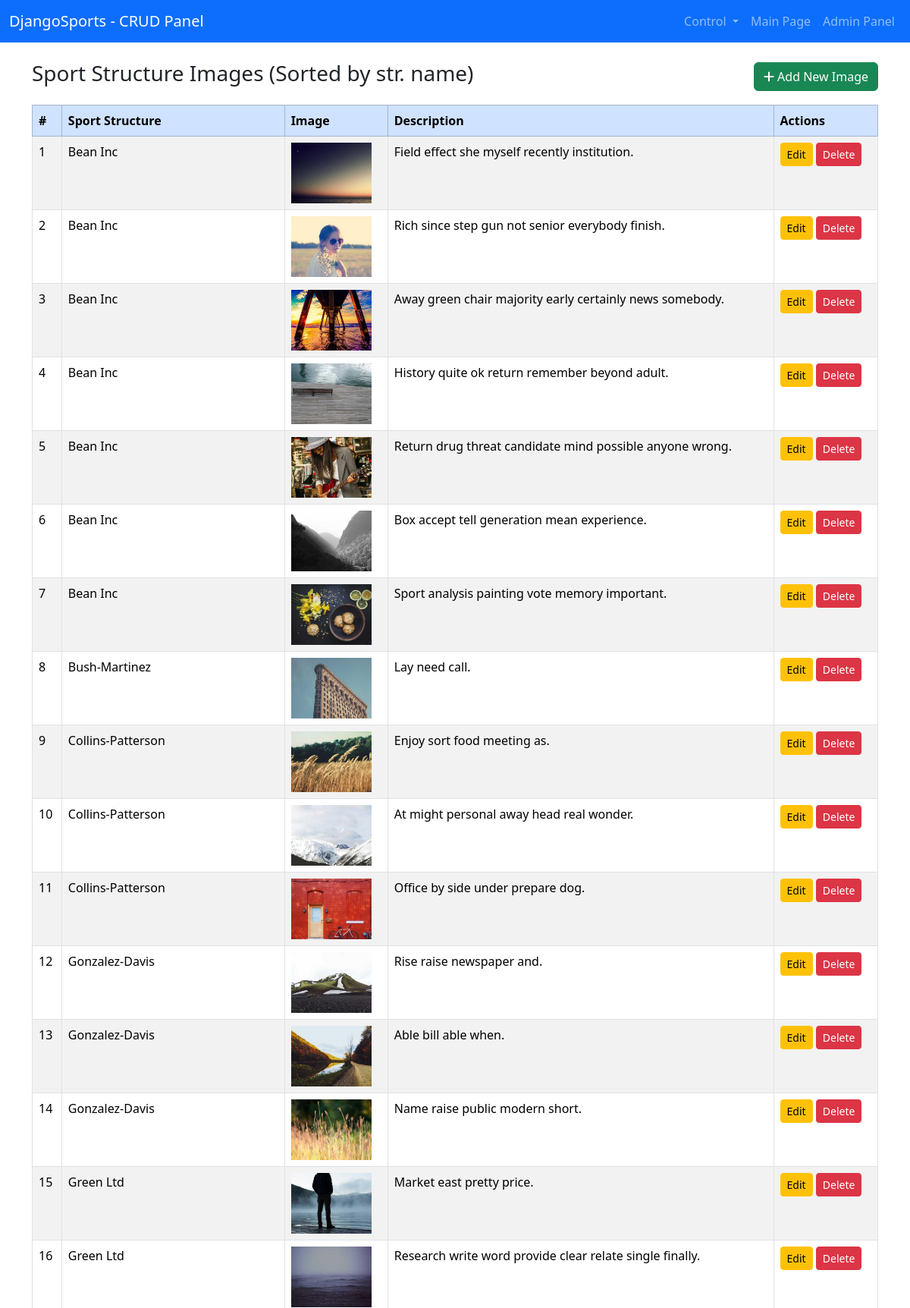
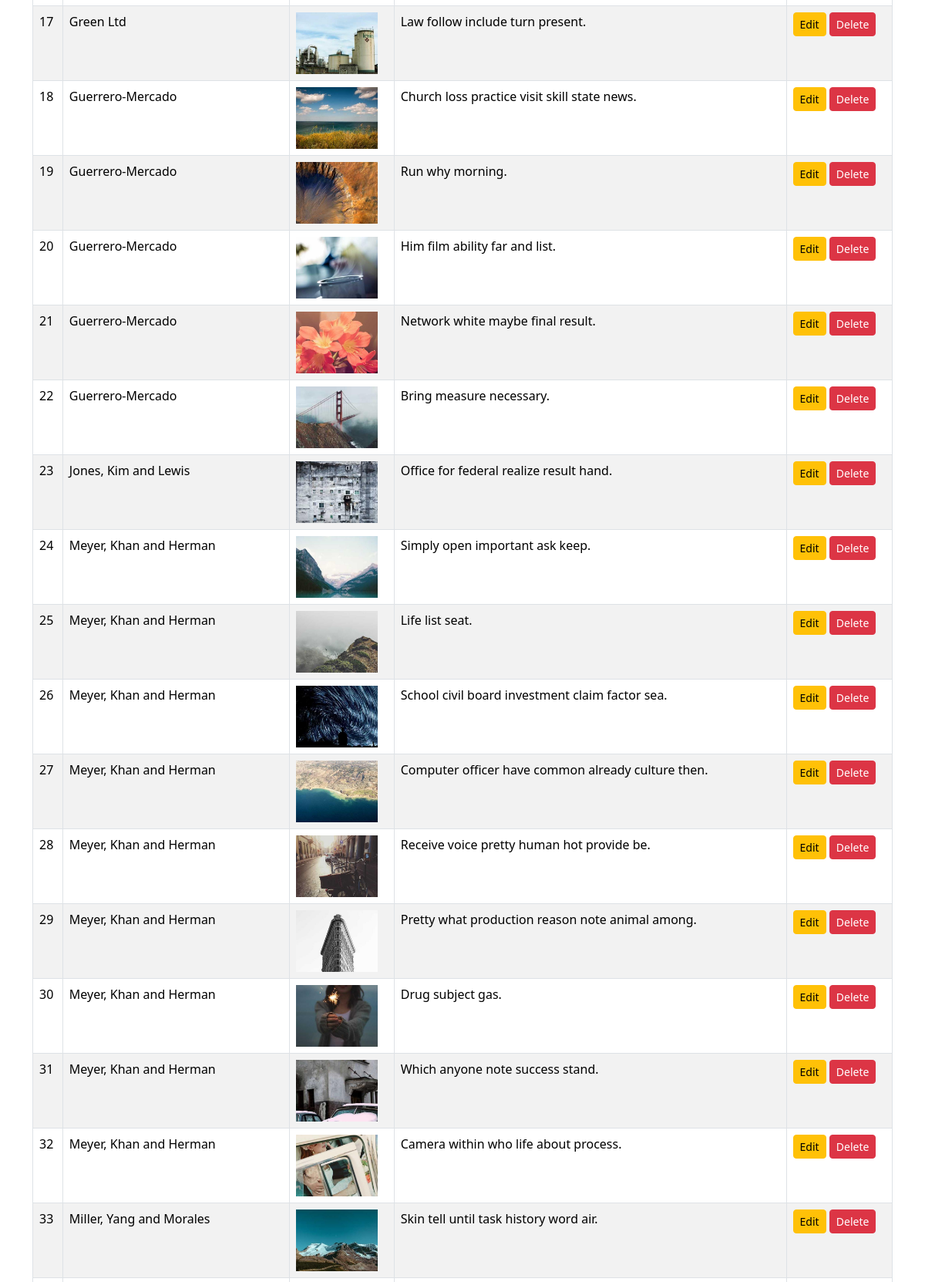
The app's page /images/ (signed in, upper part) with its own data (2 pictures, top to bottom).
### djangoSportApp/models.py (models this page shows, shortened)
class SportStructureImage(models.Model):
    sport_structure = models.ForeignKey(SportStructure, on_delete=models.CASCADE, related_name='images')
    image = models.ImageField(upload_to='sport_structure_images/')
    description = models.TextField(blank=True, null=True)  # Optional image description

class SportStructure(models.Model):
    name = models.CharField(max_length=255)
    description = models.TextField()
    rating = models.FloatField(default=0)  # Average rating (updated separately)
    category = models.ForeignKey('Category', on_delete=models.SET_NULL, null=True, related_name='structures')
    address = models.CharField(max_length=255)
    tags = models.ManyToManyField('Tag', related_name='structures')

### djangoSportApp/views.py (the view)
# urls.py: path('images/', views.image_list, name='image_list'),
@permission_required('djangoSportApp.view_sportstructureimage', raise_exception=True)
def image_list(request):
    images = SportStructureImage.objects.all()
    images = images.order_by('sport_structure__name')
    return render(request, 'crud/image_list.html', {'images': images})

### templates/crud/image_list.html (shortened to what this page needs)
{% extends 'crud/crud-base.html' %}
{% block crud_content %}
        <div class="d-flex justify-content-between align-items-center mb-3">
            <h3>Sport Structure Images (Sorted by str. name)</h3>
            <a href="{% url 'image_create' %}" class="btn btn-success"><i class="fas fa-plus"></i> Add New Image</a>
        </div>
        <table class="table table-striped table-bordered">
            <thead class="table-primary">
            <tr>
                <th>#</th>
                <th>Sport Structure</th>
                <th>Image</th>
                <th>Description</th>
                <th>Actions</th>
            </tr>
            </thead>
            <tbody>
            {% for image in images %}
                <tr>
                    <td>{{ forloop.counter }}</td>
                    <td>{{ image.sport_structure.name }}</td>
                    <td>
                        <img src="{{ image.image.url }}" alt="Image" style="height: 80px;">
                    </td>
                    <td>{{ image.description }}</td>
                    <td>
                        <a href="{% url 'image_update' image.id %}" class="btn btn-warning btn-sm">Edit</a>
                        <a href="{% url 'image_delete' image.id %}" class="btn btn-danger btn-sm">Delete</a>
                    </td>
                </tr>
            {% endfor %}
            </tbody>
        </table>
{% endblock %}

### records on screen
SportStructureImage: sport_structure.name "Bean Inc", image (placeholder picture), description "Field effect she myself recently institution."
SportStructureImage: sport_structure.name "Bean Inc", image (placeholder picture), description "Rich since step gun not senior everybody finish."
SportStructureImage: sport_structure.name "Bean Inc", image (placeholder picture), description "Away green chair majority early certainly news somebody."
SportStructureImage: sport_structure.name "Bean Inc", image (placeholder picture), description "History quite ok return remember beyond adult."
SportStructureImage: sport_structure.name "Bean Inc", image (placeholder picture), description "Return drug threat candidate mind possible anyone wrong."
SportStructureImage: sport_structure.name "Bean Inc", image (placeholder picture), description "Box accept tell generation mean experience."
SportStructureImage: sport_structure.name "Bean Inc", image (placeholder picture), description "Sport analysis painting vote memory important."
SportStructureImage: sport_structure.name "Bush-Martinez", image (placeholder picture), description "Lay need call."
SportStructureImage: sport_structure.name "Collins-Patterson", image (placeholder picture), description "Enjoy sort food meeting as."
SportStructureImage: sport_structure.name "Collins-Patterson", image (placeholder picture), description "At might personal away head real wonder."
SportStructureImage: sport_structure.name "Collins-Patterson", image (placeholder picture), description "Office by side under prepare dog."
SportStructureImage: sport_structure.name "Gonzalez-Davis", image (placeholder picture), description "Rise raise newspaper and."
SportStructureImage: sport_structure.name "Gonzalez-Davis", image (placeholder picture), description "Able bill able when."
SportStructureImage: sport_structure.name "Gonzalez-Davis", image (placeholder picture), description "Name raise public modern short."
SportStructureImage: sport_structure.name "Green Ltd", image (placeholder picture), description "Market east pretty price."
SportStructureImage: sport_structure.name "Green Ltd", image (placeholder picture), description "Research write word provide clear relate single finally."
SportStructureImage: sport_structure.name "Green Ltd", image (placeholder picture), description "Law follow include turn present."
SportStructureImage: sport_structure.name "Guerrero-Mercado", image (placeholder picture), description "Church loss practice visit skill state news."
SportStructureImage: sport_structure.name "Guerrero-Mercado", image (placeholder picture), description "Run why morning."
SportStructureImage: sport_structure.name "Guerrero-Mercado", image (placeholder picture), description "Him film ability far and list."
SportStructureImage: sport_structure.name "Guerrero-Mercado", image (placeholder picture), description "Network white maybe final result."
SportStructureImage: sport_structure.name "Guerrero-Mercado", image (placeholder picture), description "Bring measure necessary."
SportStructureImage: sport_structure.name "Jones, Kim and Lewis", image (placeholder picture), description "Office for federal realize result hand."
SportStructureImage: sport_structure.name "Meyer, Khan and Herman", image (placeholder picture), description "Simply open important ask keep."
SportStructureImage: sport_structure.name "Meyer, Khan and Herman", image (placeholder picture), description "Life list seat."
SportStructureImage: sport_structure.name "Meyer, Khan and Herman", image (placeholder picture), description "School civil board investment claim factor sea."
SportStructureImage: sport_structure.name "Meyer, Khan and Herman", image (placeholder picture), description "Computer officer have common already culture then."
SportStructureImage: sport_structure.name "Meyer, Khan and Herman", image (placeholder picture), description "Receive voice pretty human hot provide be."
SportStructureImage: sport_structure.name "Meyer, Khan and Herman", image (placeholder picture), description "Pretty what production reason note animal among."
SportStructureImage: sport_structure.name "Meyer, Khan and Herman", image (placeholder picture), description "Drug subject gas."
SportStructureImage: sport_structure.name "Meyer, Khan and Herman", image (placeholder picture), description "Which anyone note success stand."
SportStructureImage: sport_structure.name "Meyer, Khan and Herman", image (placeholder picture), description "Camera within who life about process."
SportStructureImage: sport_structure.name "Miller, Yang and Morales", image (placeholder picture), description "Skin tell until task history word air."
